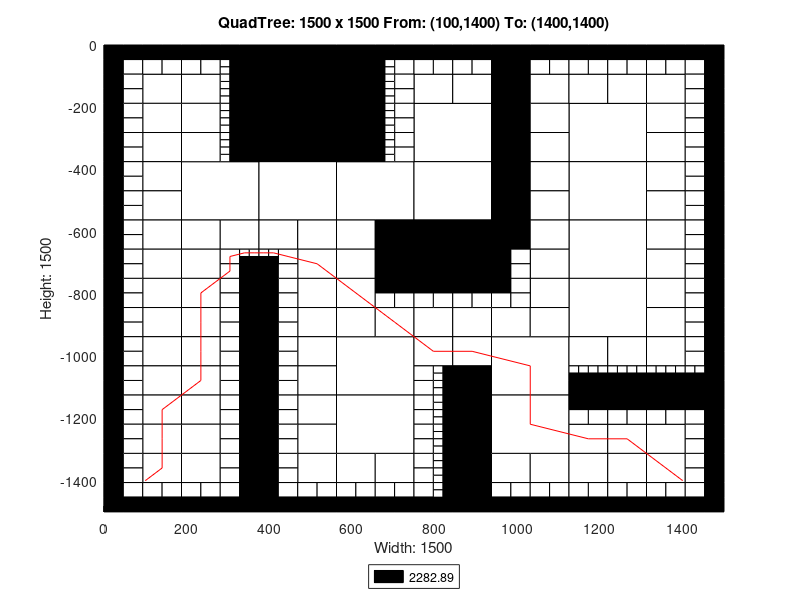

MATLAB code to generate this figure:
axis([0 1500 -1500 0]);
title('QuadTree: 1500 x 1500 From: (100,1400) To: (1400,1400)');
xlabel('Width: 1500');
ylabel('Height: 1500');
rectangle('Position',[375 -187.5 187.5 187.5], 'FaceColor',[0 0 0]);
rectangle('Position',[375 -375 187.5 187.5], 'FaceColor',[0 0 0]);
rectangle('Position',[187.5 -562.5 187.5 187.5], 'FaceColor',[1 1 1]);
rectangle('Position',[375 -562.5 187.5 187.5], 'FaceColor',[1 1 1]);
rectangle('Position',[562.5 -562.5 187.5 187.5], 'FaceColor',[1 1 1]);
rectangle('Position',[750 -375 187.5 187.5], 'FaceColor',[1 1 1]);
rectangle('Position',[1125 -375 187.5 187.5], 'FaceColor',[1 1 1]);
rectangle('Position',[750 -562.5 187.5 187.5], 'FaceColor',[1 1 1]);
rectangle('Position',[750 -750 187.5 187.5], 'FaceColor',[0 0 0]);
rectangle('Position',[1125 -562.5 187.5 187.5], 'FaceColor',[1 1 1]);
rectangle('Position',[1125 -750 187.5 187.5], 'FaceColor',[1 1 1]);
rectangle('Position',[562.5 -1125 187.5 187.5], 'FaceColor',[1 1 1]);
rectangle('Position',[562.5 -1312.5 187.5 187.5], 'FaceColor',[1 1 1]);
rectangle('Position',[937.5 -1125 187.5 187.5], 'FaceColor',[1 1 1]);
rectangle('Position',[1125 -937.5 187.5 187.5], 'FaceColor',[1 1 1]);
rectangle('Position',[937.5 -1312.5 187.5 187.5], 'FaceColor',[1 1 1]);
rectangle('Position',[93.75 -187.5 93.75 93.75], 'FaceColor',[1 1 1]);
rectangle('Position',[187.5 -187.5 93.75 93.75], 'FaceColor',[1 1 1]);
rectangle('Position',[93.75 -281.25 93.75 93.75], 'FaceColor',[1 1 1]);
rectangle('Position',[93.75 -375 93.75 93.75], 'FaceColor',[1 1 1]);
rectangle('Position',[187.5 -281.25 93.75 93.75], 'FaceColor',[1 1 1]);
rectangle('Position',[187.5 -375 93.75 93.75], 'FaceColor',[1 1 1]);
rectangle('Position',[562.5 -93.75 93.75 93.75], 'FaceColor',[0 0 0]);
rectangle('Position',[562.5 -187.5 93.75 93.75], 'FaceColor',[0 0 0]);
rectangle('Position',[562.5 -281.25 93.75 93.75], 'FaceColor',[0 0 0]);
rectangle('Position',[562.5 -375 93.75 93.75], 'FaceColor',[0 0 0]);
rectangle('Position',[93.75 -468.75 93.75 93.75], 'FaceColor',[1 1 1]);
rectangle('Position',[93.75 -562.5 93.75 93.75], 'FaceColor',[1 1 1]);
rectangle('Position',[93.75 -656.25 93.75 93.75], 'FaceColor',[1 1 1]);
rectangle('Position',[93.75 -750 93.75 93.75], 'FaceColor',[1 1 1]);
rectangle('Position',[187.5 -656.25 93.75 93.75], 'FaceColor',[1 1 1]);
rectangle('Position',[281.25 -656.25 93.75 93.75], 'FaceColor',[1 1 1]);
rectangle('Position',[187.5 -750 93.75 93.75], 'FaceColor',[1 1 1]);
rectangle('Position',[375 -656.25 93.75 93.75], 'FaceColor',[1 1 1]);
rectangle('Position',[468.75 -656.25 93.75 93.75], 'FaceColor',[1 1 1]);
rectangle('Position',[468.75 -750 93.75 93.75], 'FaceColor',[1 1 1]);
rectangle('Position',[562.5 -656.25 93.75 93.75], 'FaceColor',[1 1 1]);
rectangle('Position',[656.25 -656.25 93.75 93.75], 'FaceColor',[0 0 0]);
rectangle('Position',[562.5 -750 93.75 93.75], 'FaceColor',[1 1 1]);
rectangle('Position',[656.25 -750 93.75 93.75], 'FaceColor',[0 0 0]);
rectangle('Position',[750 -187.5 93.75 93.75], 'FaceColor',[1 1 1]);
rectangle('Position',[843.75 -187.5 93.75 93.75], 'FaceColor',[1 1 1]);
rectangle('Position',[937.5 -93.75 93.75 93.75], 'FaceColor',[0 0 0]);
rectangle('Position',[937.5 -187.5 93.75 93.75], 'FaceColor',[0 0 0]);
rectangle('Position',[1031.25 -187.5 93.75 93.75], 'FaceColor',[1 1 1]);
rectangle('Position',[937.5 -281.25 93.75 93.75], 'FaceColor',[0 0 0]);
rectangle('Position',[1031.25 -281.25 93.75 93.75], 'FaceColor',[1 1 1]);
rectangle('Position',[937.5 -375 93.75 93.75], 'FaceColor',[0 0 0]);
rectangle('Position',[1031.25 -375 93.75 93.75], 'FaceColor',[1 1 1]);
rectangle('Position',[1125 -187.5 93.75 93.75], 'FaceColor',[1 1 1]);
rectangle('Position',[1218.75 -187.5 93.75 93.75], 'FaceColor',[1 1 1]);
rectangle('Position',[1312.5 -187.5 93.75 93.75], 'FaceColor',[1 1 1]);
rectangle('Position',[1312.5 -281.25 93.75 93.75], 'FaceColor',[1 1 1]);
rectangle('Position',[1312.5 -375 93.75 93.75], 'FaceColor',[1 1 1]);
rectangle('Position',[937.5 -468.75 93.75 93.75], 'FaceColor',[0 0 0]);
rectangle('Position',[1031.25 -468.75 93.75 93.75], 'FaceColor',[1 1 1]);
rectangle('Position',[937.5 -562.5 93.75 93.75], 'FaceColor',[0 0 0]);
rectangle('Position',[1031.25 -562.5 93.75 93.75], 'FaceColor',[1 1 1]);
rectangle('Position',[937.5 -656.25 93.75 93.75], 'FaceColor',[0 0 0]);
rectangle('Position',[1031.25 -656.25 93.75 93.75], 'FaceColor',[1 1 1]);
rectangle('Position',[1031.25 -750 93.75 93.75], 'FaceColor',[1 1 1]);
rectangle('Position',[1312.5 -468.75 93.75 93.75], 'FaceColor',[1 1 1]);
rectangle('Position',[1312.5 -562.5 93.75 93.75], 'FaceColor',[1 1 1]);
rectangle('Position',[1312.5 -656.25 93.75 93.75], 'FaceColor',[1 1 1]);
rectangle('Position',[1312.5 -750 93.75 93.75], 'FaceColor',[1 1 1]);
rectangle('Position',[93.75 -843.75 93.75 93.75], 'FaceColor',[1 1 1]);
rectangle('Position',[93.75 -937.5 93.75 93.75], 'FaceColor',[1 1 1]);
rectangle('Position',[187.5 -843.75 93.75 93.75], 'FaceColor',[1 1 1]);
rectangle('Position',[187.5 -937.5 93.75 93.75], 'FaceColor',[1 1 1]);
rectangle('Position',[93.75 -1031.25 93.75 93.75], 'FaceColor',[1 1 1]);
rectangle('Position',[93.75 -1125 93.75 93.75], 'FaceColor',[1 1 1]);
rectangle('Position',[187.5 -1031.25 93.75 93.75], 'FaceColor',[1 1 1]);
rectangle('Position',[187.5 -1125 93.75 93.75], 'FaceColor',[1 1 1]);
rectangle('Position',[468.75 -843.75 93.75 93.75], 'FaceColor',[1 1 1]);
rectangle('Position',[468.75 -937.5 93.75 93.75], 'FaceColor',[1 1 1]);
rectangle('Position',[562.5 -843.75 93.75 93.75], 'FaceColor',[1 1 1]);
rectangle('Position',[562.5 -937.5 93.75 93.75], 'FaceColor',[1 1 1]);
rectangle('Position',[656.25 -937.5 93.75 93.75], 'FaceColor',[1 1 1]);
rectangle('Position',[468.75 -1031.25 93.75 93.75], 'FaceColor',[1 1 1]);
rectangle('Position',[468.75 -1125 93.75 93.75], 'FaceColor',[1 1 1]);
rectangle('Position',[93.75 -1218.75 93.75 93.75], 'FaceColor',[1 1 1]);
rectangle('Position',[93.75 -1312.5 93.75 93.75], 'FaceColor',[1 1 1]);
rectangle('Position',[187.5 -1218.75 93.75 93.75], 'FaceColor',[1 1 1]);
rectangle('Position',[187.5 -1312.5 93.75 93.75], 'FaceColor',[1 1 1]);
rectangle('Position',[93.75 -1406.25 93.75 93.75], 'FaceColor',[1 1 1]);
rectangle('Position',[187.5 -1406.25 93.75 93.75], 'FaceColor',[1 1 1]);
rectangle('Position',[468.75 -1218.75 93.75 93.75], 'FaceColor',[1 1 1]);
rectangle('Position',[468.75 -1312.5 93.75 93.75], 'FaceColor',[1 1 1]);
rectangle('Position',[468.75 -1406.25 93.75 93.75], 'FaceColor',[1 1 1]);
rectangle('Position',[562.5 -1406.25 93.75 93.75], 'FaceColor',[1 1 1]);
rectangle('Position',[656.25 -1406.25 93.75 93.75], 'FaceColor',[1 1 1]);
rectangle('Position',[750 -937.5 93.75 93.75], 'FaceColor',[1 1 1]);
rectangle('Position',[843.75 -937.5 93.75 93.75], 'FaceColor',[1 1 1]);
rectangle('Position',[1031.25 -843.75 93.75 93.75], 'FaceColor',[1 1 1]);
rectangle('Position',[937.5 -937.5 93.75 93.75], 'FaceColor',[1 1 1]);
rectangle('Position',[1031.25 -937.5 93.75 93.75], 'FaceColor',[1 1 1]);
rectangle('Position',[750 -1031.25 93.75 93.75], 'FaceColor',[1 1 1]);
rectangle('Position',[843.75 -1031.25 93.75 93.75], 'FaceColor',[1 1 1]);
rectangle('Position',[843.75 -1125 93.75 93.75], 'FaceColor',[0 0 0]);
rectangle('Position',[1312.5 -843.75 93.75 93.75], 'FaceColor',[1 1 1]);
rectangle('Position',[1312.5 -937.5 93.75 93.75], 'FaceColor',[1 1 1]);
rectangle('Position',[1125 -1031.25 93.75 93.75], 'FaceColor',[1 1 1]);
rectangle('Position',[1218.75 -1031.25 93.75 93.75], 'FaceColor',[1 1 1]);
rectangle('Position',[1312.5 -1031.25 93.75 93.75], 'FaceColor',[1 1 1]);
rectangle('Position',[843.75 -1218.75 93.75 93.75], 'FaceColor',[0 0 0]);
rectangle('Position',[843.75 -1312.5 93.75 93.75], 'FaceColor',[0 0 0]);
rectangle('Position',[843.75 -1406.25 93.75 93.75], 'FaceColor',[0 0 0]);
rectangle('Position',[843.75 -1500 93.75 93.75], 'FaceColor',[0 0 0]);
rectangle('Position',[937.5 -1406.25 93.75 93.75], 'FaceColor',[1 1 1]);
rectangle('Position',[1031.25 -1406.25 93.75 93.75], 'FaceColor',[1 1 1]);
rectangle('Position',[1125 -1312.5 93.75 93.75], 'FaceColor',[1 1 1]);
rectangle('Position',[1218.75 -1312.5 93.75 93.75], 'FaceColor',[1 1 1]);
rectangle('Position',[1312.5 -1312.5 93.75 93.75], 'FaceColor',[1 1 1]);
rectangle('Position',[1125 -1406.25 93.75 93.75], 'FaceColor',[1 1 1]);
rectangle('Position',[1218.75 -1406.25 93.75 93.75], 'FaceColor',[1 1 1]);
rectangle('Position',[1312.5 -1406.25 93.75 93.75], 'FaceColor',[1 1 1]);
rectangle('Position',[0 -46.875 46.875 46.875], 'FaceColor',[0 0 0]);
rectangle('Position',[46.875 -46.875 46.875 46.875], 'FaceColor',[0 0 0]);
rectangle('Position',[0 -93.75 46.875 46.875], 'FaceColor',[0 0 0]);
rectangle('Position',[46.875 -93.75 46.875 46.875], 'FaceColor',[1 1 1]);
rectangle('Position',[93.75 -46.875 46.875 46.875], 'FaceColor',[0 0 0]);
rectangle('Position',[140.625 -46.875 46.875 46.875], 'FaceColor',[0 0 0]);
rectangle('Position',[93.75 -93.75 46.875 46.875], 'FaceColor',[1 1 1]);
rectangle('Position',[140.625 -93.75 46.875 46.875], 'FaceColor',[1 1 1]);
rectangle('Position',[0 -140.625 46.875 46.875], 'FaceColor',[0 0 0]);
rectangle('Position',[46.875 -140.625 46.875 46.875], 'FaceColor',[1 1 1]);
rectangle('Position',[0 -187.5 46.875 46.875], 'FaceColor',[0 0 0]);
rectangle('Position',[46.875 -187.5 46.875 46.875], 'FaceColor',[1 1 1]);
rectangle('Position',[187.5 -46.875 46.875 46.875], 'FaceColor',[0 0 0]);
rectangle('Position',[234.375 -46.875 46.875 46.875], 'FaceColor',[0 0 0]);
rectangle('Position',[187.5 -93.75 46.875 46.875], 'FaceColor',[1 1 1]);
rectangle('Position',[234.375 -93.75 46.875 46.875], 'FaceColor',[1 1 1]);
rectangle('Position',[281.25 -46.875 46.875 46.875], 'FaceColor',[0 0 0]);
rectangle('Position',[328.125 -46.875 46.875 46.875], 'FaceColor',[0 0 0]);
rectangle('Position',[328.125 -93.75 46.875 46.875], 'FaceColor',[0 0 0]);
rectangle('Position',[328.125 -140.625 46.875 46.875], 'FaceColor',[0 0 0]);
rectangle('Position',[328.125 -187.5 46.875 46.875], 'FaceColor',[0 0 0]);
rectangle('Position',[0 -234.375 46.875 46.875], 'FaceColor',[0 0 0]);
rectangle('Position',[46.875 -234.375 46.875 46.875], 'FaceColor',[1 1 1]);
rectangle('Position',[0 -281.25 46.875 46.875], 'FaceColor',[0 0 0]);
rectangle('Position',[46.875 -281.25 46.875 46.875], 'FaceColor',[1 1 1]);
rectangle('Position',[0 -328.125 46.875 46.875], 'FaceColor',[0 0 0]);
rectangle('Position',[46.875 -328.125 46.875 46.875], 'FaceColor',[1 1 1]);
rectangle('Position',[0 -375 46.875 46.875], 'FaceColor',[0 0 0]);
rectangle('Position',[46.875 -375 46.875 46.875], 'FaceColor',[1 1 1]);
rectangle('Position',[328.125 -234.375 46.875 46.875], 'FaceColor',[0 0 0]);
rectangle('Position',[328.125 -281.25 46.875 46.875], 'FaceColor',[0 0 0]);
rectangle('Position',[328.125 -328.125 46.875 46.875], 'FaceColor',[0 0 0]);
rectangle('Position',[328.125 -375 46.875 46.875], 'FaceColor',[0 0 0]);
rectangle('Position',[656.25 -46.875 46.875 46.875], 'FaceColor',[0 0 0]);
rectangle('Position',[703.125 -46.875 46.875 46.875], 'FaceColor',[0 0 0]);
rectangle('Position',[703.125 -93.75 46.875 46.875], 'FaceColor',[1 1 1]);
rectangle('Position',[703.125 -140.625 46.875 46.875], 'FaceColor',[1 1 1]);
rectangle('Position',[703.125 -187.5 46.875 46.875], 'FaceColor',[1 1 1]);
rectangle('Position',[703.125 -234.375 46.875 46.875], 'FaceColor',[1 1 1]);
rectangle('Position',[703.125 -281.25 46.875 46.875], 'FaceColor',[1 1 1]);
rectangle('Position',[703.125 -328.125 46.875 46.875], 'FaceColor',[1 1 1]);
rectangle('Position',[703.125 -375 46.875 46.875], 'FaceColor',[1 1 1]);
rectangle('Position',[0 -421.875 46.875 46.875], 'FaceColor',[0 0 0]);
rectangle('Position',[46.875 -421.875 46.875 46.875], 'FaceColor',[1 1 1]);
rectangle('Position',[0 -468.75 46.875 46.875], 'FaceColor',[0 0 0]);
rectangle('Position',[46.875 -468.75 46.875 46.875], 'FaceColor',[1 1 1]);
rectangle('Position',[0 -515.625 46.875 46.875], 'FaceColor',[0 0 0]);
rectangle('Position',[46.875 -515.625 46.875 46.875], 'FaceColor',[1 1 1]);
rectangle('Position',[0 -562.5 46.875 46.875], 'FaceColor',[0 0 0]);
rectangle('Position',[46.875 -562.5 46.875 46.875], 'FaceColor',[1 1 1]);
rectangle('Position',[0 -609.375 46.875 46.875], 'FaceColor',[0 0 0]);
rectangle('Position',[46.875 -609.375 46.875 46.875], 'FaceColor',[1 1 1]);
rectangle('Position',[0 -656.25 46.875 46.875], 'FaceColor',[0 0 0]);
rectangle('Position',[46.875 -656.25 46.875 46.875], 'FaceColor',[1 1 1]);
rectangle('Position',[0 -703.125 46.875 46.875], 'FaceColor',[0 0 0]);
rectangle('Position',[46.875 -703.125 46.875 46.875], 'FaceColor',[1 1 1]);
rectangle('Position',[0 -750 46.875 46.875], 'FaceColor',[0 0 0]);
rectangle('Position',[46.875 -750 46.875 46.875], 'FaceColor',[1 1 1]);
rectangle('Position',[281.25 -703.125 46.875 46.875], 'FaceColor',[1 1 1]);
rectangle('Position',[281.25 -750 46.875 46.875], 'FaceColor',[1 1 1]);
rectangle('Position',[328.125 -750 46.875 46.875], 'FaceColor',[0 0 0]);
rectangle('Position',[421.875 -703.125 46.875 46.875], 'FaceColor',[1 1 1]);
rectangle('Position',[375 -750 46.875 46.875], 'FaceColor',[0 0 0]);
rectangle('Position',[421.875 -750 46.875 46.875], 'FaceColor',[1 1 1]);
rectangle('Position',[750 -46.875 46.875 46.875], 'FaceColor',[0 0 0]);
rectangle('Position',[796.875 -46.875 46.875 46.875], 'FaceColor',[0 0 0]);
rectangle('Position',[750 -93.75 46.875 46.875], 'FaceColor',[1 1 1]);
rectangle('Position',[796.875 -93.75 46.875 46.875], 'FaceColor',[1 1 1]);
rectangle('Position',[843.75 -46.875 46.875 46.875], 'FaceColor',[0 0 0]);
rectangle('Position',[890.625 -46.875 46.875 46.875], 'FaceColor',[0 0 0]);
rectangle('Position',[843.75 -93.75 46.875 46.875], 'FaceColor',[1 1 1]);
rectangle('Position',[890.625 -93.75 46.875 46.875], 'FaceColor',[1 1 1]);
rectangle('Position',[1031.25 -46.875 46.875 46.875], 'FaceColor',[0 0 0]);
rectangle('Position',[1078.12 -46.875 46.875 46.875], 'FaceColor',[0 0 0]);
rectangle('Position',[1031.25 -93.75 46.875 46.875], 'FaceColor',[1 1 1]);
rectangle('Position',[1078.12 -93.75 46.875 46.875], 'FaceColor',[1 1 1]);
rectangle('Position',[1125 -46.875 46.875 46.875], 'FaceColor',[0 0 0]);
rectangle('Position',[1171.88 -46.875 46.875 46.875], 'FaceColor',[0 0 0]);
rectangle('Position',[1125 -93.75 46.875 46.875], 'FaceColor',[1 1 1]);
rectangle('Position',[1171.88 -93.75 46.875 46.875], 'FaceColor',[1 1 1]);
rectangle('Position',[1218.75 -46.875 46.875 46.875], 'FaceColor',[0 0 0]);
rectangle('Position',[1265.62 -46.875 46.875 46.875], 'FaceColor',[0 0 0]);
rectangle('Position',[1218.75 -93.75 46.875 46.875], 'FaceColor',[1 1 1]);
rectangle('Position',[1265.62 -93.75 46.875 46.875], 'FaceColor',[1 1 1]);
rectangle('Position',[1312.5 -46.875 46.875 46.875], 'FaceColor',[0 0 0]);
rectangle('Position',[1359.38 -46.875 46.875 46.875], 'FaceColor',[0 0 0]);
rectangle('Position',[1312.5 -93.75 46.875 46.875], 'FaceColor',[1 1 1]);
rectangle('Position',[1359.38 -93.75 46.875 46.875], 'FaceColor',[1 1 1]);
rectangle('Position',[1406.25 -46.875 46.875 46.875], 'FaceColor',[0 0 0]);
rectangle('Position',[1453.12 -46.875 46.875 46.875], 'FaceColor',[0 0 0]);
rectangle('Position',[1406.25 -93.75 46.875 46.875], 'FaceColor',[1 1 1]);
rectangle('Position',[1453.12 -93.75 46.875 46.875], 'FaceColor',[0 0 0]);
rectangle('Position',[1406.25 -140.625 46.875 46.875], 'FaceColor',[1 1 1]);
rectangle('Position',[1453.12 -140.625 46.875 46.875], 'FaceColor',[0 0 0]);
rectangle('Position',[1406.25 -187.5 46.875 46.875], 'FaceColor',[1 1 1]);
rectangle('Position',[1453.12 -187.5 46.875 46.875], 'FaceColor',[0 0 0]);
rectangle('Position',[1406.25 -234.375 46.875 46.875], 'FaceColor',[1 1 1]);
rectangle('Position',[1453.12 -234.375 46.875 46.875], 'FaceColor',[0 0 0]);
rectangle('Position',[1406.25 -281.25 46.875 46.875], 'FaceColor',[1 1 1]);
rectangle('Position',[1453.12 -281.25 46.875 46.875], 'FaceColor',[0 0 0]);
rectangle('Position',[1406.25 -328.125 46.875 46.875], 'FaceColor',[1 1 1]);
rectangle('Position',[1453.12 -328.125 46.875 46.875], 'FaceColor',[0 0 0]);
rectangle('Position',[1406.25 -375 46.875 46.875], 'FaceColor',[1 1 1]);
rectangle('Position',[1453.12 -375 46.875 46.875], 'FaceColor',[0 0 0]);
rectangle('Position',[937.5 -703.125 46.875 46.875], 'FaceColor',[0 0 0]);
rectangle('Position',[984.375 -703.125 46.875 46.875], 'FaceColor',[1 1 1]);
rectangle('Position',[937.5 -750 46.875 46.875], 'FaceColor',[0 0 0]);
rectangle('Position',[984.375 -750 46.875 46.875], 'FaceColor',[1 1 1]);
rectangle('Position',[1406.25 -421.875 46.875 46.875], 'FaceColor',[1 1 1]);
rectangle('Position',[1453.12 -421.875 46.875 46.875], 'FaceColor',[0 0 0]);
rectangle('Position',[1406.25 -468.75 46.875 46.875], 'FaceColor',[1 1 1]);
rectangle('Position',[1453.12 -468.75 46.875 46.875], 'FaceColor',[0 0 0]);
rectangle('Position',[1406.25 -515.625 46.875 46.875], 'FaceColor',[1 1 1]);
rectangle('Position',[1453.12 -515.625 46.875 46.875], 'FaceColor',[0 0 0]);
rectangle('Position',[1406.25 -562.5 46.875 46.875], 'FaceColor',[1 1 1]);
rectangle('Position',[1453.12 -562.5 46.875 46.875], 'FaceColor',[0 0 0]);
rectangle('Position',[1406.25 -609.375 46.875 46.875], 'FaceColor',[1 1 1]);
rectangle('Position',[1453.12 -609.375 46.875 46.875], 'FaceColor',[0 0 0]);
rectangle('Position',[1406.25 -656.25 46.875 46.875], 'FaceColor',[1 1 1]);
rectangle('Position',[1453.12 -656.25 46.875 46.875], 'FaceColor',[0 0 0]);
rectangle('Position',[1406.25 -703.125 46.875 46.875], 'FaceColor',[1 1 1]);
rectangle('Position',[1453.12 -703.125 46.875 46.875], 'FaceColor',[0 0 0]);
rectangle('Position',[1406.25 -750 46.875 46.875], 'FaceColor',[1 1 1]);
rectangle('Position',[1453.12 -750 46.875 46.875], 'FaceColor',[0 0 0]);
rectangle('Position',[0 -796.875 46.875 46.875], 'FaceColor',[0 0 0]);
rectangle('Position',[46.875 -796.875 46.875 46.875], 'FaceColor',[1 1 1]);
rectangle('Position',[0 -843.75 46.875 46.875], 'FaceColor',[0 0 0]);
rectangle('Position',[46.875 -843.75 46.875 46.875], 'FaceColor',[1 1 1]);
rectangle('Position',[0 -890.625 46.875 46.875], 'FaceColor',[0 0 0]);
rectangle('Position',[46.875 -890.625 46.875 46.875], 'FaceColor',[1 1 1]);
rectangle('Position',[0 -937.5 46.875 46.875], 'FaceColor',[0 0 0]);
rectangle('Position',[46.875 -937.5 46.875 46.875], 'FaceColor',[1 1 1]);
rectangle('Position',[281.25 -796.875 46.875 46.875], 'FaceColor',[1 1 1]);
rectangle('Position',[328.125 -796.875 46.875 46.875], 'FaceColor',[0 0 0]);
rectangle('Position',[281.25 -843.75 46.875 46.875], 'FaceColor',[1 1 1]);
rectangle('Position',[328.125 -843.75 46.875 46.875], 'FaceColor',[0 0 0]);
rectangle('Position',[281.25 -890.625 46.875 46.875], 'FaceColor',[1 1 1]);
rectangle('Position',[328.125 -890.625 46.875 46.875], 'FaceColor',[0 0 0]);
rectangle('Position',[281.25 -937.5 46.875 46.875], 'FaceColor',[1 1 1]);
rectangle('Position',[328.125 -937.5 46.875 46.875], 'FaceColor',[0 0 0]);
rectangle('Position',[0 -984.375 46.875 46.875], 'FaceColor',[0 0 0]);
rectangle('Position',[46.875 -984.375 46.875 46.875], 'FaceColor',[1 1 1]);
rectangle('Position',[0 -1031.25 46.875 46.875], 'FaceColor',[0 0 0]);
rectangle('Position',[46.875 -1031.25 46.875 46.875], 'FaceColor',[1 1 1]);
rectangle('Position',[0 -1078.12 46.875 46.875], 'FaceColor',[0 0 0]);
rectangle('Position',[46.875 -1078.12 46.875 46.875], 'FaceColor',[1 1 1]);
rectangle('Position',[0 -1125 46.875 46.875], 'FaceColor',[0 0 0]);
rectangle('Position',[46.875 -1125 46.875 46.875], 'FaceColor',[1 1 1]);
rectangle('Position',[281.25 -984.375 46.875 46.875], 'FaceColor',[1 1 1]);
rectangle('Position',[328.125 -984.375 46.875 46.875], 'FaceColor',[0 0 0]);
rectangle('Position',[281.25 -1031.25 46.875 46.875], 'FaceColor',[1 1 1]);
rectangle('Position',[328.125 -1031.25 46.875 46.875], 'FaceColor',[0 0 0]);
rectangle('Position',[281.25 -1078.12 46.875 46.875], 'FaceColor',[1 1 1]);
rectangle('Position',[328.125 -1078.12 46.875 46.875], 'FaceColor',[0 0 0]);
rectangle('Position',[281.25 -1125 46.875 46.875], 'FaceColor',[1 1 1]);
rectangle('Position',[328.125 -1125 46.875 46.875], 'FaceColor',[0 0 0]);
rectangle('Position',[375 -796.875 46.875 46.875], 'FaceColor',[0 0 0]);
rectangle('Position',[421.875 -796.875 46.875 46.875], 'FaceColor',[1 1 1]);
rectangle('Position',[375 -843.75 46.875 46.875], 'FaceColor',[0 0 0]);
rectangle('Position',[421.875 -843.75 46.875 46.875], 'FaceColor',[1 1 1]);
rectangle('Position',[375 -890.625 46.875 46.875], 'FaceColor',[0 0 0]);
rectangle('Position',[421.875 -890.625 46.875 46.875], 'FaceColor',[1 1 1]);
rectangle('Position',[375 -937.5 46.875 46.875], 'FaceColor',[0 0 0]);
rectangle('Position',[421.875 -937.5 46.875 46.875], 'FaceColor',[1 1 1]);
rectangle('Position',[656.25 -796.875 46.875 46.875], 'FaceColor',[0 0 0]);
rectangle('Position',[703.125 -796.875 46.875 46.875], 'FaceColor',[0 0 0]);
rectangle('Position',[656.25 -843.75 46.875 46.875], 'FaceColor',[1 1 1]);
rectangle('Position',[703.125 -843.75 46.875 46.875], 'FaceColor',[1 1 1]);
rectangle('Position',[375 -984.375 46.875 46.875], 'FaceColor',[0 0 0]);
rectangle('Position',[421.875 -984.375 46.875 46.875], 'FaceColor',[1 1 1]);
rectangle('Position',[375 -1031.25 46.875 46.875], 'FaceColor',[0 0 0]);
rectangle('Position',[421.875 -1031.25 46.875 46.875], 'FaceColor',[1 1 1]);
rectangle('Position',[375 -1078.12 46.875 46.875], 'FaceColor',[0 0 0]);
rectangle('Position',[421.875 -1078.12 46.875 46.875], 'FaceColor',[1 1 1]);
rectangle('Position',[375 -1125 46.875 46.875], 'FaceColor',[0 0 0]);
rectangle('Position',[421.875 -1125 46.875 46.875], 'FaceColor',[1 1 1]);
rectangle('Position',[0 -1171.88 46.875 46.875], 'FaceColor',[0 0 0]);
rectangle('Position',[46.875 -1171.88 46.875 46.875], 'FaceColor',[1 1 1]);
rectangle('Position',[0 -1218.75 46.875 46.875], 'FaceColor',[0 0 0]);
rectangle('Position',[46.875 -1218.75 46.875 46.875], 'FaceColor',[1 1 1]);
rectangle('Position',[0 -1265.62 46.875 46.875], 'FaceColor',[0 0 0]);
rectangle('Position',[46.875 -1265.62 46.875 46.875], 'FaceColor',[1 1 1]);
rectangle('Position',[0 -1312.5 46.875 46.875], 'FaceColor',[0 0 0]);
rectangle('Position',[46.875 -1312.5 46.875 46.875], 'FaceColor',[1 1 1]);
rectangle('Position',[281.25 -1171.88 46.875 46.875], 'FaceColor',[1 1 1]);
rectangle('Position',[328.125 -1171.88 46.875 46.875], 'FaceColor',[0 0 0]);
rectangle('Position',[281.25 -1218.75 46.875 46.875], 'FaceColor',[1 1 1]);
rectangle('Position',[328.125 -1218.75 46.875 46.875], 'FaceColor',[0 0 0]);
rectangle('Position',[281.25 -1265.62 46.875 46.875], 'FaceColor',[1 1 1]);
rectangle('Position',[328.125 -1265.62 46.875 46.875], 'FaceColor',[0 0 0]);
rectangle('Position',[281.25 -1312.5 46.875 46.875], 'FaceColor',[1 1 1]);
rectangle('Position',[328.125 -1312.5 46.875 46.875], 'FaceColor',[0 0 0]);
rectangle('Position',[0 -1359.38 46.875 46.875], 'FaceColor',[0 0 0]);
rectangle('Position',[46.875 -1359.38 46.875 46.875], 'FaceColor',[1 1 1]);
rectangle('Position',[0 -1406.25 46.875 46.875], 'FaceColor',[0 0 0]);
rectangle('Position',[46.875 -1406.25 46.875 46.875], 'FaceColor',[1 1 1]);
rectangle('Position',[0 -1453.12 46.875 46.875], 'FaceColor',[0 0 0]);
rectangle('Position',[46.875 -1453.12 46.875 46.875], 'FaceColor',[1 1 1]);
rectangle('Position',[0 -1500 46.875 46.875], 'FaceColor',[0 0 0]);
rectangle('Position',[46.875 -1500 46.875 46.875], 'FaceColor',[0 0 0]);
rectangle('Position',[93.75 -1453.12 46.875 46.875], 'FaceColor',[1 1 1]);
rectangle('Position',[140.625 -1453.12 46.875 46.875], 'FaceColor',[1 1 1]);
rectangle('Position',[93.75 -1500 46.875 46.875], 'FaceColor',[0 0 0]);
rectangle('Position',[140.625 -1500 46.875 46.875], 'FaceColor',[0 0 0]);
rectangle('Position',[281.25 -1359.38 46.875 46.875], 'FaceColor',[1 1 1]);
rectangle('Position',[328.125 -1359.38 46.875 46.875], 'FaceColor',[0 0 0]);
rectangle('Position',[281.25 -1406.25 46.875 46.875], 'FaceColor',[1 1 1]);
rectangle('Position',[328.125 -1406.25 46.875 46.875], 'FaceColor',[0 0 0]);
rectangle('Position',[187.5 -1453.12 46.875 46.875], 'FaceColor',[1 1 1]);
rectangle('Position',[234.375 -1453.12 46.875 46.875], 'FaceColor',[1 1 1]);
rectangle('Position',[187.5 -1500 46.875 46.875], 'FaceColor',[0 0 0]);
rectangle('Position',[234.375 -1500 46.875 46.875], 'FaceColor',[0 0 0]);
rectangle('Position',[281.25 -1453.12 46.875 46.875], 'FaceColor',[1 1 1]);
rectangle('Position',[328.125 -1453.12 46.875 46.875], 'FaceColor',[0 0 0]);
rectangle('Position',[281.25 -1500 46.875 46.875], 'FaceColor',[0 0 0]);
rectangle('Position',[328.125 -1500 46.875 46.875], 'FaceColor',[0 0 0]);
rectangle('Position',[375 -1171.88 46.875 46.875], 'FaceColor',[0 0 0]);
rectangle('Position',[421.875 -1171.88 46.875 46.875], 'FaceColor',[1 1 1]);
rectangle('Position',[375 -1218.75 46.875 46.875], 'FaceColor',[0 0 0]);
rectangle('Position',[421.875 -1218.75 46.875 46.875], 'FaceColor',[1 1 1]);
rectangle('Position',[375 -1265.62 46.875 46.875], 'FaceColor',[0 0 0]);
rectangle('Position',[421.875 -1265.62 46.875 46.875], 'FaceColor',[1 1 1]);
rectangle('Position',[375 -1312.5 46.875 46.875], 'FaceColor',[0 0 0]);
rectangle('Position',[421.875 -1312.5 46.875 46.875], 'FaceColor',[1 1 1]);
rectangle('Position',[375 -1359.38 46.875 46.875], 'FaceColor',[0 0 0]);
rectangle('Position',[421.875 -1359.38 46.875 46.875], 'FaceColor',[1 1 1]);
rectangle('Position',[375 -1406.25 46.875 46.875], 'FaceColor',[0 0 0]);
rectangle('Position',[421.875 -1406.25 46.875 46.875], 'FaceColor',[1 1 1]);
rectangle('Position',[375 -1453.12 46.875 46.875], 'FaceColor',[0 0 0]);
rectangle('Position',[421.875 -1453.12 46.875 46.875], 'FaceColor',[1 1 1]);
rectangle('Position',[375 -1500 46.875 46.875], 'FaceColor',[0 0 0]);
rectangle('Position',[421.875 -1500 46.875 46.875], 'FaceColor',[0 0 0]);
rectangle('Position',[468.75 -1453.12 46.875 46.875], 'FaceColor',[1 1 1]);
rectangle('Position',[515.625 -1453.12 46.875 46.875], 'FaceColor',[1 1 1]);
rectangle('Position',[468.75 -1500 46.875 46.875], 'FaceColor',[0 0 0]);
rectangle('Position',[515.625 -1500 46.875 46.875], 'FaceColor',[0 0 0]);
rectangle('Position',[562.5 -1453.12 46.875 46.875], 'FaceColor',[1 1 1]);
rectangle('Position',[609.375 -1453.12 46.875 46.875], 'FaceColor',[1 1 1]);
rectangle('Position',[562.5 -1500 46.875 46.875], 'FaceColor',[0 0 0]);
rectangle('Position',[609.375 -1500 46.875 46.875], 'FaceColor',[0 0 0]);
rectangle('Position',[656.25 -1453.12 46.875 46.875], 'FaceColor',[1 1 1]);
rectangle('Position',[703.125 -1453.12 46.875 46.875], 'FaceColor',[1 1 1]);
rectangle('Position',[656.25 -1500 46.875 46.875], 'FaceColor',[0 0 0]);
rectangle('Position',[703.125 -1500 46.875 46.875], 'FaceColor',[0 0 0]);
rectangle('Position',[750 -796.875 46.875 46.875], 'FaceColor',[0 0 0]);
rectangle('Position',[796.875 -796.875 46.875 46.875], 'FaceColor',[0 0 0]);
rectangle('Position',[750 -843.75 46.875 46.875], 'FaceColor',[1 1 1]);
rectangle('Position',[796.875 -843.75 46.875 46.875], 'FaceColor',[1 1 1]);
rectangle('Position',[843.75 -796.875 46.875 46.875], 'FaceColor',[0 0 0]);
rectangle('Position',[890.625 -796.875 46.875 46.875], 'FaceColor',[0 0 0]);
rectangle('Position',[843.75 -843.75 46.875 46.875], 'FaceColor',[1 1 1]);
rectangle('Position',[890.625 -843.75 46.875 46.875], 'FaceColor',[1 1 1]);
rectangle('Position',[937.5 -796.875 46.875 46.875], 'FaceColor',[0 0 0]);
rectangle('Position',[984.375 -796.875 46.875 46.875], 'FaceColor',[1 1 1]);
rectangle('Position',[937.5 -843.75 46.875 46.875], 'FaceColor',[1 1 1]);
rectangle('Position',[984.375 -843.75 46.875 46.875], 'FaceColor',[1 1 1]);
rectangle('Position',[750 -1078.12 46.875 46.875], 'FaceColor',[1 1 1]);
rectangle('Position',[750 -1125 46.875 46.875], 'FaceColor',[1 1 1]);
rectangle('Position',[1406.25 -796.875 46.875 46.875], 'FaceColor',[1 1 1]);
rectangle('Position',[1453.12 -796.875 46.875 46.875], 'FaceColor',[0 0 0]);
rectangle('Position',[1406.25 -843.75 46.875 46.875], 'FaceColor',[1 1 1]);
rectangle('Position',[1453.12 -843.75 46.875 46.875], 'FaceColor',[0 0 0]);
rectangle('Position',[1406.25 -890.625 46.875 46.875], 'FaceColor',[1 1 1]);
rectangle('Position',[1453.12 -890.625 46.875 46.875], 'FaceColor',[0 0 0]);
rectangle('Position',[1406.25 -937.5 46.875 46.875], 'FaceColor',[1 1 1]);
rectangle('Position',[1453.12 -937.5 46.875 46.875], 'FaceColor',[0 0 0]);
rectangle('Position',[1125 -1125 46.875 46.875], 'FaceColor',[0 0 0]);
rectangle('Position',[1171.88 -1125 46.875 46.875], 'FaceColor',[0 0 0]);
rectangle('Position',[1218.75 -1125 46.875 46.875], 'FaceColor',[0 0 0]);
rectangle('Position',[1265.62 -1125 46.875 46.875], 'FaceColor',[0 0 0]);
rectangle('Position',[1406.25 -984.375 46.875 46.875], 'FaceColor',[1 1 1]);
rectangle('Position',[1453.12 -984.375 46.875 46.875], 'FaceColor',[0 0 0]);
rectangle('Position',[1406.25 -1031.25 46.875 46.875], 'FaceColor',[1 1 1]);
rectangle('Position',[1453.12 -1031.25 46.875 46.875], 'FaceColor',[0 0 0]);
rectangle('Position',[1312.5 -1125 46.875 46.875], 'FaceColor',[0 0 0]);
rectangle('Position',[1359.38 -1125 46.875 46.875], 'FaceColor',[0 0 0]);
rectangle('Position',[1453.12 -1078.12 46.875 46.875], 'FaceColor',[0 0 0]);
rectangle('Position',[1406.25 -1125 46.875 46.875], 'FaceColor',[0 0 0]);
rectangle('Position',[1453.12 -1125 46.875 46.875], 'FaceColor',[0 0 0]);
rectangle('Position',[750 -1171.88 46.875 46.875], 'FaceColor',[1 1 1]);
rectangle('Position',[750 -1218.75 46.875 46.875], 'FaceColor',[1 1 1]);
rectangle('Position',[750 -1265.62 46.875 46.875], 'FaceColor',[1 1 1]);
rectangle('Position',[750 -1312.5 46.875 46.875], 'FaceColor',[1 1 1]);
rectangle('Position',[750 -1359.38 46.875 46.875], 'FaceColor',[1 1 1]);
rectangle('Position',[750 -1406.25 46.875 46.875], 'FaceColor',[1 1 1]);
rectangle('Position',[750 -1453.12 46.875 46.875], 'FaceColor',[1 1 1]);
rectangle('Position',[750 -1500 46.875 46.875], 'FaceColor',[0 0 0]);
rectangle('Position',[796.875 -1500 46.875 46.875], 'FaceColor',[0 0 0]);
rectangle('Position',[937.5 -1453.12 46.875 46.875], 'FaceColor',[1 1 1]);
rectangle('Position',[984.375 -1453.12 46.875 46.875], 'FaceColor',[1 1 1]);
rectangle('Position',[937.5 -1500 46.875 46.875], 'FaceColor',[0 0 0]);
rectangle('Position',[984.375 -1500 46.875 46.875], 'FaceColor',[0 0 0]);
rectangle('Position',[1031.25 -1453.12 46.875 46.875], 'FaceColor',[1 1 1]);
rectangle('Position',[1078.12 -1453.12 46.875 46.875], 'FaceColor',[1 1 1]);
rectangle('Position',[1031.25 -1500 46.875 46.875], 'FaceColor',[0 0 0]);
rectangle('Position',[1078.12 -1500 46.875 46.875], 'FaceColor',[0 0 0]);
rectangle('Position',[1125 -1171.88 46.875 46.875], 'FaceColor',[0 0 0]);
rectangle('Position',[1171.88 -1171.88 46.875 46.875], 'FaceColor',[0 0 0]);
rectangle('Position',[1125 -1218.75 46.875 46.875], 'FaceColor',[1 1 1]);
rectangle('Position',[1171.88 -1218.75 46.875 46.875], 'FaceColor',[1 1 1]);
rectangle('Position',[1218.75 -1171.88 46.875 46.875], 'FaceColor',[0 0 0]);
rectangle('Position',[1265.62 -1171.88 46.875 46.875], 'FaceColor',[0 0 0]);
rectangle('Position',[1218.75 -1218.75 46.875 46.875], 'FaceColor',[1 1 1]);
rectangle('Position',[1265.62 -1218.75 46.875 46.875], 'FaceColor',[1 1 1]);
rectangle('Position',[1312.5 -1171.88 46.875 46.875], 'FaceColor',[0 0 0]);
rectangle('Position',[1359.38 -1171.88 46.875 46.875], 'FaceColor',[0 0 0]);
rectangle('Position',[1312.5 -1218.75 46.875 46.875], 'FaceColor',[1 1 1]);
rectangle('Position',[1359.38 -1218.75 46.875 46.875], 'FaceColor',[1 1 1]);
rectangle('Position',[1406.25 -1171.88 46.875 46.875], 'FaceColor',[0 0 0]);
rectangle('Position',[1453.12 -1171.88 46.875 46.875], 'FaceColor',[0 0 0]);
rectangle('Position',[1406.25 -1218.75 46.875 46.875], 'FaceColor',[1 1 1]);
rectangle('Position',[1453.12 -1218.75 46.875 46.875], 'FaceColor',[0 0 0]);
rectangle('Position',[1406.25 -1265.62 46.875 46.875], 'FaceColor',[1 1 1]);
rectangle('Position',[1453.12 -1265.62 46.875 46.875], 'FaceColor',[0 0 0]);
rectangle('Position',[1406.25 -1312.5 46.875 46.875], 'FaceColor',[1 1 1]);
rectangle('Position',[1453.12 -1312.5 46.875 46.875], 'FaceColor',[0 0 0]);
rectangle('Position',[1125 -1453.12 46.875 46.875], 'FaceColor',[1 1 1]);
rectangle('Position',[1171.88 -1453.12 46.875 46.875], 'FaceColor',[1 1 1]);
rectangle('Position',[1125 -1500 46.875 46.875], 'FaceColor',[0 0 0]);
rectangle('Position',[1171.88 -1500 46.875 46.875], 'FaceColor',[0 0 0]);
rectangle('Position',[1218.75 -1453.12 46.875 46.875], 'FaceColor',[1 1 1]);
rectangle('Position',[1265.62 -1453.12 46.875 46.875], 'FaceColor',[1 1 1]);
rectangle('Position',[1218.75 -1500 46.875 46.875], 'FaceColor',[0 0 0]);
rectangle('Position',[1265.62 -1500 46.875 46.875], 'FaceColor',[0 0 0]);
rectangle('Position',[1406.25 -1359.38 46.875 46.875], 'FaceColor',[1 1 1]);
rectangle('Position',[1453.12 -1359.38 46.875 46.875], 'FaceColor',[0 0 0]);
rectangle('Position',[1406.25 -1406.25 46.875 46.875], 'FaceColor',[1 1 1]);
rectangle('Position',[1453.12 -1406.25 46.875 46.875], 'FaceColor',[0 0 0]);
rectangle('Position',[1312.5 -1453.12 46.875 46.875], 'FaceColor',[1 1 1]);
rectangle('Position',[1359.38 -1453.12 46.875 46.875], 'FaceColor',[1 1 1]);
rectangle('Position',[1312.5 -1500 46.875 46.875], 'FaceColor',[0 0 0]);
rectangle('Position',[1359.38 -1500 46.875 46.875], 'FaceColor',[0 0 0]);
rectangle('Position',[1406.25 -1453.12 46.875 46.875], 'FaceColor',[1 1 1]);
rectangle('Position',[1453.12 -1453.12 46.875 46.875], 'FaceColor',[0 0 0]);
rectangle('Position',[1406.25 -1500 46.875 46.875], 'FaceColor',[0 0 0]);
rectangle('Position',[1453.12 -1500 46.875 46.875], 'FaceColor',[0 0 0]);
rectangle('Position',[281.25 -70.3125 23.4375 23.4375], 'FaceColor',[1 1 1]);
rectangle('Position',[304.688 -70.3125 23.4375 23.4375], 'FaceColor',[0 0 0]);
rectangle('Position',[281.25 -93.75 23.4375 23.4375], 'FaceColor',[1 1 1]);
rectangle('Position',[304.688 -93.75 23.4375 23.4375], 'FaceColor',[0 0 0]);
rectangle('Position',[281.25 -117.188 23.4375 23.4375], 'FaceColor',[1 1 1]);
rectangle('Position',[304.688 -117.188 23.4375 23.4375], 'FaceColor',[0 0 0]);
rectangle('Position',[281.25 -140.625 23.4375 23.4375], 'FaceColor',[1 1 1]);
rectangle('Position',[304.688 -140.625 23.4375 23.4375], 'FaceColor',[0 0 0]);
rectangle('Position',[281.25 -164.062 23.4375 23.4375], 'FaceColor',[1 1 1]);
rectangle('Position',[304.688 -164.062 23.4375 23.4375], 'FaceColor',[0 0 0]);
rectangle('Position',[281.25 -187.5 23.4375 23.4375], 'FaceColor',[1 1 1]);
rectangle('Position',[304.688 -187.5 23.4375 23.4375], 'FaceColor',[0 0 0]);
rectangle('Position',[281.25 -210.938 23.4375 23.4375], 'FaceColor',[1 1 1]);
rectangle('Position',[304.688 -210.938 23.4375 23.4375], 'FaceColor',[0 0 0]);
rectangle('Position',[281.25 -234.375 23.4375 23.4375], 'FaceColor',[1 1 1]);
rectangle('Position',[304.688 -234.375 23.4375 23.4375], 'FaceColor',[0 0 0]);
rectangle('Position',[281.25 -257.812 23.4375 23.4375], 'FaceColor',[1 1 1]);
rectangle('Position',[304.688 -257.812 23.4375 23.4375], 'FaceColor',[0 0 0]);
rectangle('Position',[281.25 -281.25 23.4375 23.4375], 'FaceColor',[1 1 1]);
rectangle('Position',[304.688 -281.25 23.4375 23.4375], 'FaceColor',[0 0 0]);
rectangle('Position',[281.25 -304.688 23.4375 23.4375], 'FaceColor',[1 1 1]);
rectangle('Position',[304.688 -304.688 23.4375 23.4375], 'FaceColor',[0 0 0]);
rectangle('Position',[281.25 -328.125 23.4375 23.4375], 'FaceColor',[1 1 1]);
rectangle('Position',[304.688 -328.125 23.4375 23.4375], 'FaceColor',[0 0 0]);
rectangle('Position',[281.25 -351.562 23.4375 23.4375], 'FaceColor',[1 1 1]);
rectangle('Position',[304.688 -351.562 23.4375 23.4375], 'FaceColor',[0 0 0]);
rectangle('Position',[281.25 -375 23.4375 23.4375], 'FaceColor',[1 1 1]);
rectangle('Position',[304.688 -375 23.4375 23.4375], 'FaceColor',[0 0 0]);
rectangle('Position',[656.25 -70.3125 23.4375 23.4375], 'FaceColor',[0 0 0]);
rectangle('Position',[679.688 -70.3125 23.4375 23.4375], 'FaceColor',[1 1 1]);
rectangle('Position',[656.25 -93.75 23.4375 23.4375], 'FaceColor',[0 0 0]);
rectangle('Position',[679.688 -93.75 23.4375 23.4375], 'FaceColor',[1 1 1]);
rectangle('Position',[656.25 -117.188 23.4375 23.4375], 'FaceColor',[0 0 0]);
rectangle('Position',[679.688 -117.188 23.4375 23.4375], 'FaceColor',[1 1 1]);
rectangle('Position',[656.25 -140.625 23.4375 23.4375], 'FaceColor',[0 0 0]);
rectangle('Position',[679.688 -140.625 23.4375 23.4375], 'FaceColor',[1 1 1]);
rectangle('Position',[656.25 -164.062 23.4375 23.4375], 'FaceColor',[0 0 0]);
rectangle('Position',[679.688 -164.062 23.4375 23.4375], 'FaceColor',[1 1 1]);
rectangle('Position',[656.25 -187.5 23.4375 23.4375], 'FaceColor',[0 0 0]);
rectangle('Position',[679.688 -187.5 23.4375 23.4375], 'FaceColor',[1 1 1]);
rectangle('Position',[656.25 -210.938 23.4375 23.4375], 'FaceColor',[0 0 0]);
rectangle('Position',[679.688 -210.938 23.4375 23.4375], 'FaceColor',[1 1 1]);
rectangle('Position',[656.25 -234.375 23.4375 23.4375], 'FaceColor',[0 0 0]);
rectangle('Position',[679.688 -234.375 23.4375 23.4375], 'FaceColor',[1 1 1]);
rectangle('Position',[656.25 -257.812 23.4375 23.4375], 'FaceColor',[0 0 0]);
rectangle('Position',[679.688 -257.812 23.4375 23.4375], 'FaceColor',[1 1 1]);
rectangle('Position',[656.25 -281.25 23.4375 23.4375], 'FaceColor',[0 0 0]);
rectangle('Position',[679.688 -281.25 23.4375 23.4375], 'FaceColor',[1 1 1]);
rectangle('Position',[656.25 -304.688 23.4375 23.4375], 'FaceColor',[0 0 0]);
rectangle('Position',[679.688 -304.688 23.4375 23.4375], 'FaceColor',[1 1 1]);
rectangle('Position',[656.25 -328.125 23.4375 23.4375], 'FaceColor',[0 0 0]);
rectangle('Position',[679.688 -328.125 23.4375 23.4375], 'FaceColor',[1 1 1]);
rectangle('Position',[656.25 -351.562 23.4375 23.4375], 'FaceColor',[0 0 0]);
rectangle('Position',[679.688 -351.562 23.4375 23.4375], 'FaceColor',[1 1 1]);
rectangle('Position',[656.25 -375 23.4375 23.4375], 'FaceColor',[0 0 0]);
rectangle('Position',[679.688 -375 23.4375 23.4375], 'FaceColor',[1 1 1]);
rectangle('Position',[328.125 -679.688 23.4375 23.4375], 'FaceColor',[1 1 1]);
rectangle('Position',[351.562 -679.688 23.4375 23.4375], 'FaceColor',[1 1 1]);
rectangle('Position',[328.125 -703.125 23.4375 23.4375], 'FaceColor',[0 0 0]);
rectangle('Position',[351.562 -703.125 23.4375 23.4375], 'FaceColor',[0 0 0]);
rectangle('Position',[375 -679.688 23.4375 23.4375], 'FaceColor',[1 1 1]);
rectangle('Position',[398.438 -679.688 23.4375 23.4375], 'FaceColor',[1 1 1]);
rectangle('Position',[375 -703.125 23.4375 23.4375], 'FaceColor',[0 0 0]);
rectangle('Position',[398.438 -703.125 23.4375 23.4375], 'FaceColor',[0 0 0]);
rectangle('Position',[796.875 -1054.69 23.4375 23.4375], 'FaceColor',[1 1 1]);
rectangle('Position',[820.312 -1054.69 23.4375 23.4375], 'FaceColor',[0 0 0]);
rectangle('Position',[796.875 -1078.12 23.4375 23.4375], 'FaceColor',[1 1 1]);
rectangle('Position',[820.312 -1078.12 23.4375 23.4375], 'FaceColor',[0 0 0]);
rectangle('Position',[796.875 -1101.56 23.4375 23.4375], 'FaceColor',[1 1 1]);
rectangle('Position',[820.312 -1101.56 23.4375 23.4375], 'FaceColor',[0 0 0]);
rectangle('Position',[796.875 -1125 23.4375 23.4375], 'FaceColor',[1 1 1]);
rectangle('Position',[820.312 -1125 23.4375 23.4375], 'FaceColor',[0 0 0]);
rectangle('Position',[1125 -1054.69 23.4375 23.4375], 'FaceColor',[1 1 1]);
rectangle('Position',[1148.44 -1054.69 23.4375 23.4375], 'FaceColor',[1 1 1]);
rectangle('Position',[1125 -1078.12 23.4375 23.4375], 'FaceColor',[0 0 0]);
rectangle('Position',[1148.44 -1078.12 23.4375 23.4375], 'FaceColor',[0 0 0]);
rectangle('Position',[1171.88 -1054.69 23.4375 23.4375], 'FaceColor',[1 1 1]);
rectangle('Position',[1195.31 -1054.69 23.4375 23.4375], 'FaceColor',[1 1 1]);
rectangle('Position',[1171.88 -1078.12 23.4375 23.4375], 'FaceColor',[0 0 0]);
rectangle('Position',[1195.31 -1078.12 23.4375 23.4375], 'FaceColor',[0 0 0]);
rectangle('Position',[1218.75 -1054.69 23.4375 23.4375], 'FaceColor',[1 1 1]);
rectangle('Position',[1242.19 -1054.69 23.4375 23.4375], 'FaceColor',[1 1 1]);
rectangle('Position',[1218.75 -1078.12 23.4375 23.4375], 'FaceColor',[0 0 0]);
rectangle('Position',[1242.19 -1078.12 23.4375 23.4375], 'FaceColor',[0 0 0]);
rectangle('Position',[1265.62 -1054.69 23.4375 23.4375], 'FaceColor',[1 1 1]);
rectangle('Position',[1289.06 -1054.69 23.4375 23.4375], 'FaceColor',[1 1 1]);
rectangle('Position',[1265.62 -1078.12 23.4375 23.4375], 'FaceColor',[0 0 0]);
rectangle('Position',[1289.06 -1078.12 23.4375 23.4375], 'FaceColor',[0 0 0]);
rectangle('Position',[1312.5 -1054.69 23.4375 23.4375], 'FaceColor',[1 1 1]);
rectangle('Position',[1335.94 -1054.69 23.4375 23.4375], 'FaceColor',[1 1 1]);
rectangle('Position',[1312.5 -1078.12 23.4375 23.4375], 'FaceColor',[0 0 0]);
rectangle('Position',[1335.94 -1078.12 23.4375 23.4375], 'FaceColor',[0 0 0]);
rectangle('Position',[1359.38 -1054.69 23.4375 23.4375], 'FaceColor',[1 1 1]);
rectangle('Position',[1382.81 -1054.69 23.4375 23.4375], 'FaceColor',[1 1 1]);
rectangle('Position',[1359.38 -1078.12 23.4375 23.4375], 'FaceColor',[0 0 0]);
rectangle('Position',[1382.81 -1078.12 23.4375 23.4375], 'FaceColor',[0 0 0]);
rectangle('Position',[1406.25 -1054.69 23.4375 23.4375], 'FaceColor',[1 1 1]);
rectangle('Position',[1429.69 -1054.69 23.4375 23.4375], 'FaceColor',[1 1 1]);
rectangle('Position',[1406.25 -1078.12 23.4375 23.4375], 'FaceColor',[0 0 0]);
rectangle('Position',[1429.69 -1078.12 23.4375 23.4375], 'FaceColor',[0 0 0]);
rectangle('Position',[796.875 -1148.44 23.4375 23.4375], 'FaceColor',[1 1 1]);
rectangle('Position',[820.312 -1148.44 23.4375 23.4375], 'FaceColor',[0 0 0]);
rectangle('Position',[796.875 -1171.88 23.4375 23.4375], 'FaceColor',[1 1 1]);
rectangle('Position',[820.312 -1171.88 23.4375 23.4375], 'FaceColor',[0 0 0]);
rectangle('Position',[796.875 -1195.31 23.4375 23.4375], 'FaceColor',[1 1 1]);
rectangle('Position',[820.312 -1195.31 23.4375 23.4375], 'FaceColor',[0 0 0]);
rectangle('Position',[796.875 -1218.75 23.4375 23.4375], 'FaceColor',[1 1 1]);
rectangle('Position',[820.312 -1218.75 23.4375 23.4375], 'FaceColor',[0 0 0]);
rectangle('Position',[796.875 -1242.19 23.4375 23.4375], 'FaceColor',[1 1 1]);
rectangle('Position',[820.312 -1242.19 23.4375 23.4375], 'FaceColor',[0 0 0]);
rectangle('Position',[796.875 -1265.62 23.4375 23.4375], 'FaceColor',[1 1 1]);
rectangle('Position',[820.312 -1265.62 23.4375 23.4375], 'FaceColor',[0 0 0]);
rectangle('Position',[796.875 -1289.06 23.4375 23.4375], 'FaceColor',[1 1 1]);
rectangle('Position',[820.312 -1289.06 23.4375 23.4375], 'FaceColor',[0 0 0]);
rectangle('Position',[796.875 -1312.5 23.4375 23.4375], 'FaceColor',[1 1 1]);
rectangle('Position',[820.312 -1312.5 23.4375 23.4375], 'FaceColor',[0 0 0]);
rectangle('Position',[796.875 -1335.94 23.4375 23.4375], 'FaceColor',[1 1 1]);
rectangle('Position',[820.312 -1335.94 23.4375 23.4375], 'FaceColor',[0 0 0]);
rectangle('Position',[796.875 -1359.38 23.4375 23.4375], 'FaceColor',[1 1 1]);
rectangle('Position',[820.312 -1359.38 23.4375 23.4375], 'FaceColor',[0 0 0]);
rectangle('Position',[796.875 -1382.81 23.4375 23.4375], 'FaceColor',[1 1 1]);
rectangle('Position',[820.312 -1382.81 23.4375 23.4375], 'FaceColor',[0 0 0]);
rectangle('Position',[796.875 -1406.25 23.4375 23.4375], 'FaceColor',[1 1 1]);
rectangle('Position',[820.312 -1406.25 23.4375 23.4375], 'FaceColor',[0 0 0]);
rectangle('Position',[796.875 -1429.69 23.4375 23.4375], 'FaceColor',[1 1 1]);
rectangle('Position',[820.312 -1429.69 23.4375 23.4375], 'FaceColor',[0 0 0]);
rectangle('Position',[796.875 -1453.12 23.4375 23.4375], 'FaceColor',[1 1 1]);
rectangle('Position',[820.312 -1453.12 23.4375 23.4375], 'FaceColor',[0 0 0]);
X=[1400,1359.38,1265.62,1171.88,1031.25,1031.25,890.625,796.875,703.125,609.375,515.625,445.312,410.156,386.719,363.281,339.844,304.688,304.688,234.375,234.375,234.375,234.375,140.625,140.625,140.625,100];
Y=[-1400,-1359.38,-1265.62,-1265.62,-1218.75,-1031.25,-984.375,-984.375,-890.625,-796.875,-703.125,-679.688,-667.969,-667.969,-667.969,-667.969,-679.688,-726.562,-796.875,-890.625,-984.375,-1078.12,-1171.88,-1265.62,-1359.38,-1400];
hold on;
plot(X,Y,'r');
legend('2282.89','Location','southoutside');
